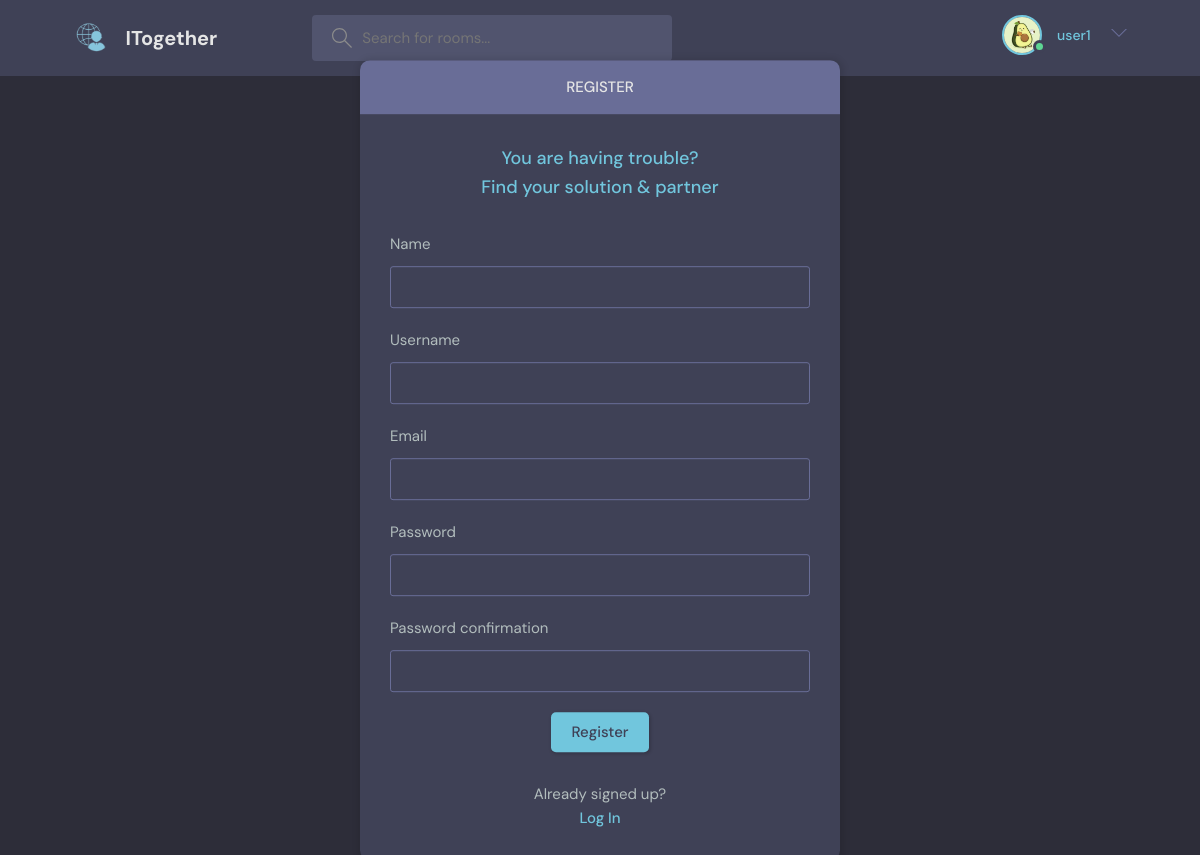
Page /register/ (signed in) on the committed database.
### base/models.py (models this page shows)
class User(AbstractUser):
    name = models.CharField(max_length=200, null=True)
    email = models.EmailField(unique=True, null=True)
    bio = models.TextField(null=True, blank=True)
    avatar = models.ImageField(null=True, default='avatar.png')
    USERNAME_FIELD = 'email'
    REQUIRED_FIELDS = []

### base/views.py (the view, shortened to what this page needs)
# urls.py: path('register/', views.registerPage, name="register"),
def registerPage(request):
    form = MyUserCreationForm()
    return render(request, 'base/login_register.html', {'form': form})

### base/forms.py
class MyUserCreationForm(UserCreationForm):
    class Meta:
        model = User
        fields = ['name', 'username', 'email', 'password1', 'password2']

### base/templates/base/login_register.html (shortened to what this page needs)
{% extends "main.html" %} {% block content %}
<main class="auth layout">
  {% if page == 'login' %}
  <div class="container">
    <div class="layout__box">
      <div class="layout__boxHeader">
        <div class="layout__boxTitle">
          <h3>Login</h3>
        </div>
      </div>
      <div class="layout__body">
        <h2 class="auth__tagline">
          You are having trouble? <br />Find your solution & partner
        </h2>
        <form class="form" action="" method="POST">
          {% csrf_token %}
          <div class="form__group form__group">
            <label for="room_name">Email</label>
            <input
              id="username"
              name="email"
              type="text"
              placeholder="e.g. user"
            />
          </div>
          <div class="form__group">
            <label for="password">Password</label>
            <input
              id="password"
              name="password"
              type="password"
              placeholder="&bull;&bull;&bull;&bull;&bull;&bull;&bull;&bull;"
            />
          </div>
          {% if messages %}
          <ul class="messages" style="list-style-type: none">
            {% for message in messages %}
            <li>{{ message }}</li>
            {% endfor %}
          </ul>
          {% endif %}
          <div style="text-align: center">
            <button class="btn btn--main" type="submit">Login</button>
          </div>
        </form>
        <div class="auth__action">
          <p>Haven't signed up yet?</p>
          <a href="{% url 'register' %}" class="btn btn--link">Sign Up</a>
        </div>
      </div>
    </div>
  </div>
  {% else %}
  <div class="container">
    <div class="layout__box">
      <div class="layout__boxHeader">
        <div class="layout__boxTitle">
          <h3>Register</h3>
        </div>
      </div>
      <div class="layout__body">
        <h2 class="auth__tagline">
          You are having trouble? <br />
          Find your solution & partner
        </h2>
        <form class="form" action="" method="POST">
          {% csrf_token %} {% for field in form %}
          <div class="form__group form__group">
            <label for="room_name">{{field.label}}</label>
            {{field}}
          </div>
          {% endfor %}
          <div style="text-align: center">
            <button class="btn btn--main" type="submit">Register</button>
          </div>
        </form>
        <div class="auth__action">
          <p>Already signed up?</p>
          <a href="{% url 'login' %}" class="btn btn--link">Log In</a>
        </div>
      </div>
    </div>
  </div>
  {% endif %}
</main>
{% endblock content %}

### templates/navbar.html (shortened to what this page needs)
{% load static %}
<header class="header header--loggedIn">
  <div class="container">
    <a href="{% url 'home' %}" class="header__logo">
      <img src="{% static 'images/logo.png' %}" />
      <h1>ITogether</h1>
    </a>
    <form class="header__search" method="GET" action="{% url 'home' %}">
      <label>
        <input name="query" placeholder="Search for rooms..." />
      </label>
    </form>
    <nav class="header__menu">
      {% if request.user.is_authenticated %}
      <div class="header__user">
        <a href="{% url 'update-user' %}">
          <div class="avatar avatar--medium active">
            <img src="{{request.user.avatar.url}}" />
          </div>
          <p>{{request.user.usename}}<span>{{request.user.username}}</span></p>
        </a>
        <button class="dropdown-button">
          <svg
            version="1.1"
            xmlns="http://www.w3.org/2000/svg"
            width="32"
            height="32"
            viewBox="0 0 32 32"
          >
            <title>chevron-down</title>
            <path d="M16 21l-13-13h-3l16 16 16-16h-3l-13 13z"></path>
          </svg>
        </button>
      </div>
      {% else %}
      <a href="{% url 'login' %}">
        <img src="{% static 'images/avatar.png' %}" />
        <p>Login</p>
      </a>
      {% endif %}
    </nav>
  </div>
</header>

### rows in the picture
User: user.avatar (picture), user.username "user1"

### other values in the picture
{{ field.label }} "Name" "Username" "Email" "Password" "Password confirmation"
